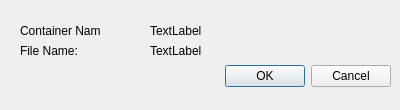
<?xml version="1.0" encoding="UTF-8"?>
<ui version="4.0">
 <class>Dialog</class>
 <widget class="QDialog" name="Dialog">
  <property name="geometry">
   <rect>
    <x>0</x>
    <y>0</y>
    <width>400</width>
    <height>110</height>
   </rect>
  </property>
  <property name="windowTitle">
   <string>Dialog</string>
  </property>
  <widget class="QDialogButtonBox" name="buttonBox">
   <property name="geometry">
    <rect>
     <x>50</x>
     <y>60</y>
     <width>341</width>
     <height>32</height>
    </rect>
   </property>
   <property name="orientation">
    <enum>Qt::Horizontal</enum>
   </property>
   <property name="standardButtons">
    <set>QDialogButtonBox::Cancel|QDialogButtonBox::Ok</set>
   </property>
  </widget>
  <widget class="QLabel" name="label">
   <property name="geometry">
    <rect>
     <x>20</x>
     <y>20</y>
     <width>81</width>
     <height>21</height>
    </rect>
   </property>
   <property name="text">
    <string>Container Name:</string>
   </property>
  </widget>
  <widget class="QLabel" name="label_2">
   <property name="geometry">
    <rect>
     <x>20</x>
     <y>40</y>
     <width>81</width>
     <height>21</height>
    </rect>
   </property>
   <property name="text">
    <string>File Name:</string>
   </property>
  </widget>
  <widget class="QLabel" name="fileName_label">
   <property name="geometry">
    <rect>
     <x>150</x>
     <y>40</y>
     <width>81</width>
     <height>21</height>
    </rect>
   </property>
   <property name="text">
    <string>TextLabel</string>
   </property>
  </widget>
  <widget class="QLabel" name="containerName_label">
   <property name="geometry">
    <rect>
     <x>150</x>
     <y>20</y>
     <width>81</width>
     <height>21</height>
    </rect>
   </property>
   <property name="text">
    <string>TextLabel</string>
   </property>
  </widget>
 </widget>
 <resources/>
 <connections>
  <connection>
   <sender>buttonBox</sender>
   <signal>accepted()</signal>
   <receiver>Dialog</receiver>
   <slot>accept()</slot>
   <hints>
    <hint type="sourcelabel">
     <x>248</x>
     <y>254</y>
    </hint>
    <hint type="destinationlabel">
     <x>157</x>
     <y>274</y>
    </hint>
   </hints>
  </connection>
  <connection>
   <sender>buttonBox</sender>
   <signal>rejected()</signal>
   <receiver>Dialog</receiver>
   <slot>reject()</slot>
   <hints>
    <hint type="sourcelabel">
     <x>316</x>
     <y>260</y>
    </hint>
    <hint type="destinationlabel">
     <x>286</x>
     <y>274</y>
    </hint>
   </hints>
  </connection>
 </connections>
</ui>
